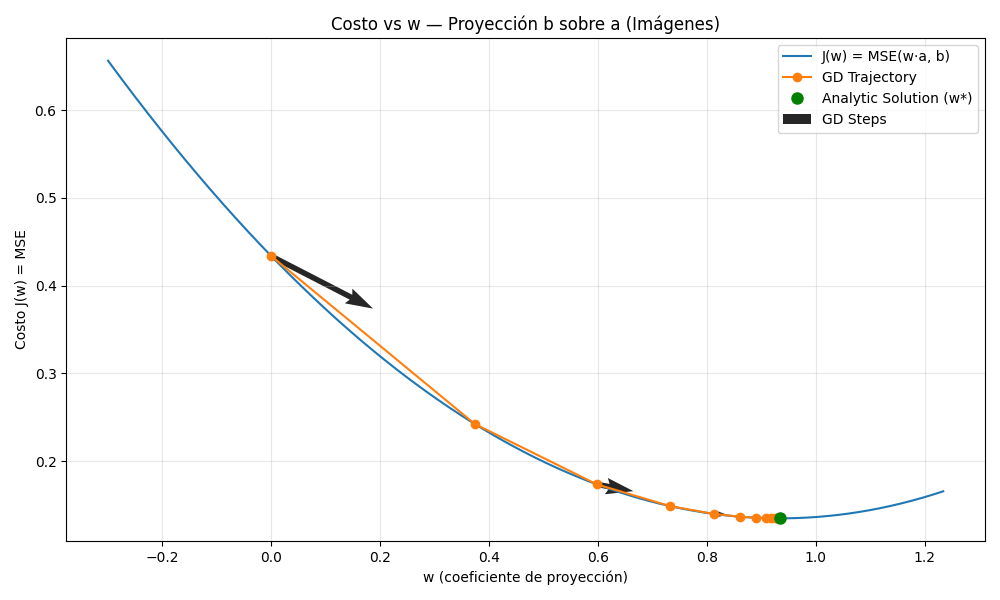
#> input picture costo vs alpha imágenes.png, 1000 x 600 px
$ jupyter execute --allow-errors Task_2_Linear_projection.ipynb
#> lines starting #> are read from the running program, lines starting #| are printed output that depends on the picture
<a href="https://colab.research.google.com/github/PaulinaRuizB/Machine_Learning_Theory/blob/main/Task_2_Linear_projection.ipynb" target="_parent"></a>

# Proyección de un vector sobre otro: Solución analítica vs. iterativa

Queremos proyectar un vector $b$ sobre un vector $a$.
Buscamos el escalar $w$ tal que $w \cdot a$ se acerque lo más posible a $b$, minimizando el error cuadrático medio:

$$
J(w) \;=\; \frac{1}{N} \sum_{i=1}^{N} (w a_i - b_i)^2
$$

---

## Solución Analítica

Derivamos el costo respecto a $w$ y lo igualamos a cero:

$$
\frac{dJ}{dw} = \frac{2}{N} \sum_{i=1}^N a_i (w a_i - b_i) = 0
$$

De ahí obtenemos:

$$
w^* \;=\; \frac{\langle a, b \rangle}{\langle a, a \rangle}
$$

Es decir, el coeficiente de proyección es el **cociente entre el producto interno de $a$ y $b$, y la norma cuadrada de $a$**.

---

## Solución Iterativa (Gradiente Descendente)

En gradiente descendente, actualizamos $w$ paso a paso:

$$
w_{t+1} \;=\; w_t \;-\; \eta \, \frac{dJ}{dw}\bigg|_{w_t}
$$

Donde $\eta$ es la **tasa de aprendizaje**.
El gradiente es:

$$
\frac{dJ}{dw} = \frac{2}{N} \sum_{i=1}^N (a_i^2 w - a_i b_i) = 2(Aw - B)
$$

con

$$
A = \frac{1}{N}\sum_{i=1}^N a_i^2,
\quad B = \frac{1}{N}\sum_{i=1}^N a_i b_i
$$

## Librerías e importación de imágenes

[cell 1]
import os
import numpy as np
import matplotlib.pyplot as plt
from PIL import Image, ImageOps


from google.colab import files
uploaded = files.upload()   # subes al menos 2 imágenes
#> the answer given: costo vs alpha imágenes.png
paths = list(uploaded.keys())[:2]  # tomamos las 2 primeras

## Funciones

[cell 2]
# =============== UTILIDADES BÁSICAS ===============

def load_image_vector(path, size=(260, 260), mode="RGB", normalize=True):
    """Carga imagen, corrige orientación EXIF, convierte a 'mode', redimensiona, y devuelve (PIL, vector 1D float64)."""
#> called with path = 'costo vs alpha imágenes.png', size = (260, 260), mode = 'RGB', normalize = True
    if not os.path.exists(path):
        raise FileNotFoundError(f"No existe: {path}")
    img = Image.open(path)
#> img is the input picture: PIL image 1000x600 RGBA; mean R, G, B, A 250.3, 250.2, 250, 255
    img = ImageOps.exif_transpose(img).convert(mode)
#> img: PIL image 1000x600 RGB
    img = img.resize(size)
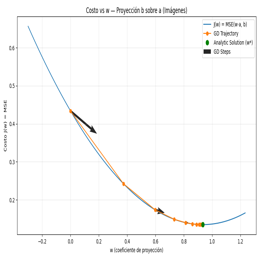
#> img: PIL image 260x260 RGB; mean R, G, B 250, 250, 249.7
    arr = np.array(img, dtype=np.float64)
    if normalize:
        arr = arr / 255.0
    vec = arr.flatten()
    return img, vec

# =============== NÚCLEO: SOLUCIÓN ANALÍTICA + GD ===============

# [176 lines left out: functions solve_projection, plot_2d_projection, not called in this run]


$ run again, on proyección de ambos vectores.png
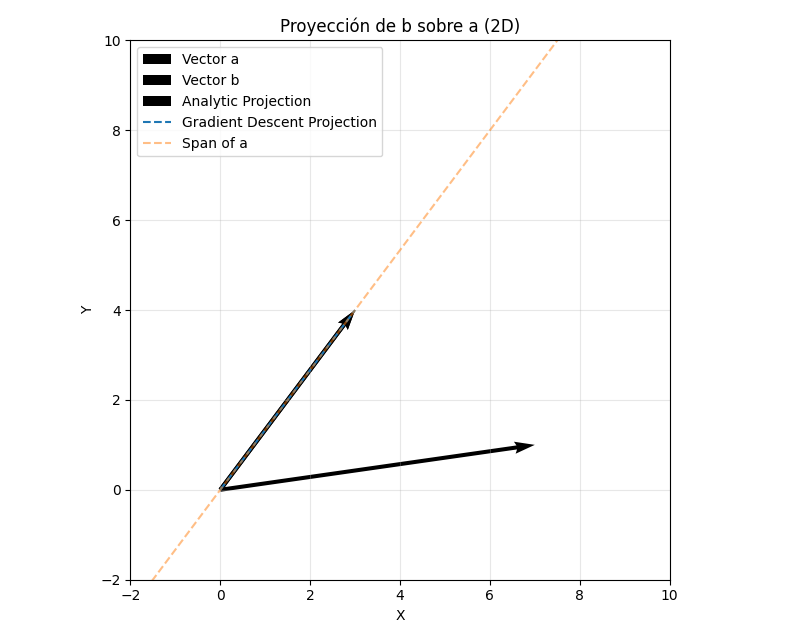
#> input picture proyección de ambos vectores.png, 800 x 642 px
#> in load_image_vector, img is the input picture: PIL image 800x642 RGBA; mean R, G, B, A 250.5, 250.5, 250.4, 255
#> in load_image_vector, `img = img.resize(size)`:
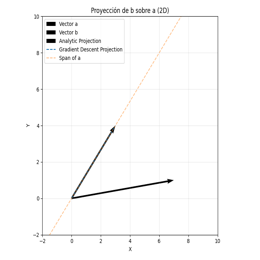
#> img: PIL image 260x260 RGB; mean R, G, B 250.4, 250.3, 250.2
